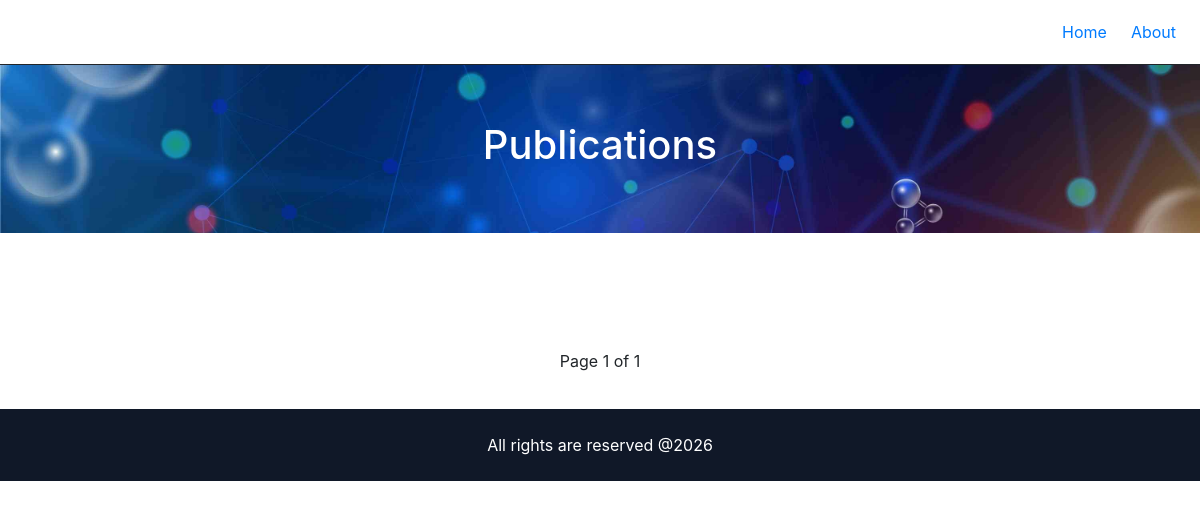
Before: /publications/ with the older database file.
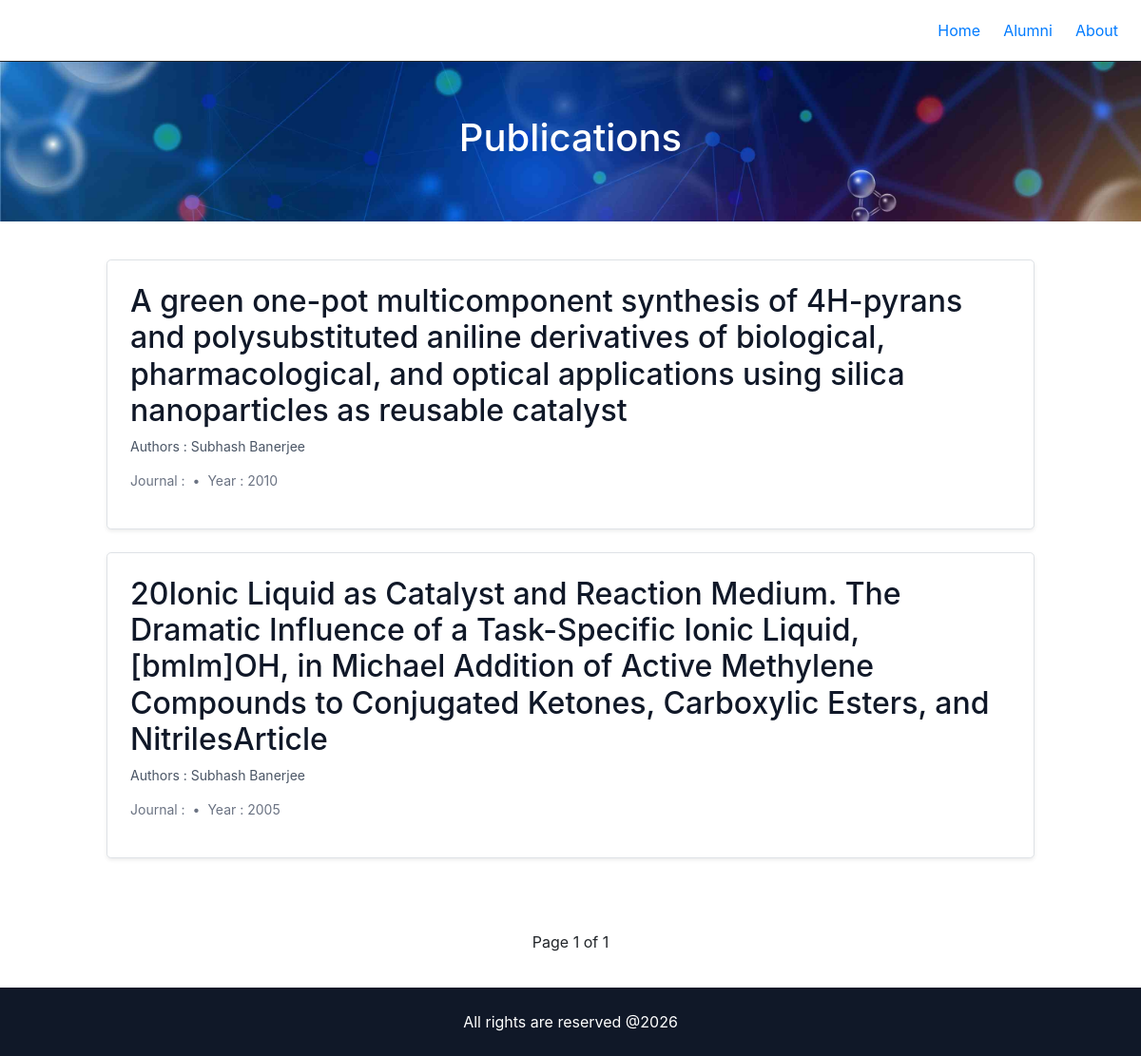
After: the same page with the newer database file.
### core/models.py (models this page shows, shortened)
class NavigationItem(models.Model):
    name = models.CharField(max_length=100)
    url = models.CharField(max_length=200)
    order = models.PositiveIntegerField(default=0)
    is_active = models.BooleanField(default=True)
    class Meta:
        ordering = ['order']

### publications/models.py (models this page shows, shortened)
class Publication(models.Model):
    year = models.IntegerField()
    title = models.CharField(max_length=500)
    authors = models.TextField()
    journal = models.CharField(max_length=300, blank=True)
    citation_count = models.IntegerField(default=0)
    doi = models.CharField(max_length=200, blank=True)
    link = models.URLField(blank=True)
    created_at = models.DateTimeField(auto_now_add=True)
    class Meta:
        ordering = ['-year', '-citation_count']

### publications/views.py (the view)
# urls.py: path('', publication_list, name='publications'),
def publication_list(request):
    publications = Publication.objects.all()
    paginator = Paginator(publications, 10)  # 10 per page
    page_number = request.GET.get('page')
    page_obj = paginator.get_page(page_number)
    return render(request, 'publications/publication_list.html', {
        'page_obj': page_obj
    })

### core/context_processors.py (called while the page is built)
def global_data(request):
    return {
        'site_settings': SiteSettings.load(),
        'nav_items': NavigationItem.objects.filter(is_active=True),
        'footer': Footer.load(),
    }

### core/models.py (called while the page is built)
    @classmethod
    def load(cls):
        obj, created = cls.objects.get_or_create(pk=1)
        return obj

### publications/templates/publications/publication_list.html (shortened to what this page needs)
{% extends "base.html" %}
{% block content %}
{% load static%}
<section
  class="py-8 sm:py-10 lg:py-14 text-center bg-cover bg-center" style="background-image: url('{% static 'img/titlebg.jpg' %}');">
  <h1 class="text-2xl sm:text-3xl lg:text-4xl font-bold text-white">Publications</h1>
</section>
<section class="py-10">
  <div class="max-w-5xl mx-auto space-y-6 px-4">
    {% for pub in page_obj %}
      <div class="bg-white shadow-sm border border-gray-100 rounded-lg p-6 hover:shadow-md transition">
        <h2 class="text-gray-900">
          {{ pub.title }}
        </h2>
        <p class="text-sm text-gray-600 mt-2">
        Authors : {{ pub.authors }}
        </p>
        <p class="text-sm text-gray-500 mt-1">
          Journal : {{ pub.journal }} <span class="mx-1">•</span> Year : {{ pub.year }}
        </p>
      </div>
    {% endfor %}
  </div>
</section>
<div class="flex justify-center mt-8 mb-8 space-x-2">
  <span class="px-3 py-1">
    Page {{ page_obj.number }} of {{ page_obj.paginator.num_pages }}
  </span>
</div>
{% endblock %}

### templates/includes/navbar.html (shortened to what this page needs)
<nav class="bg-white border-b">
  <div class="max-w-7xl mx-auto px-4 sm:px-6 lg:px-8">
    <div class="flex justify-between h-16 items-center">
      <div class="hidden md:flex gap-6">
        {% for item in nav_items %}
          <a href="{{ item.url }}" class="text-gray-700 hover:text-blue-600 transition">
            {{ item.name }}
          </a>
        {% endfor %}
      </div>
    </div>
  </div>
</nav>

Changed rows visible on the page:
added NavigationItem: name "Alumni"
added Publication: title "A green one-pot multicomponent synthesis of 4H-pyrans and polysubstituted aniline derivatives of biological, pharmacological, and optical applications using silica nanoparticles as reusable catalyst", authors "Subhash Banerjee", year "2010"
added Publication: title "20Ionic Liquid as Catalyst and Reaction Medium. The Dramatic Influence of a Task-Specific Ionic Liquid, [bmIm]OH, in Michael Addition of Active Methylene Compounds to Conjugated Ketones, Carboxylic Esters, and NitrilesArticle", authors "Subhash Banerjee", year "2005"
